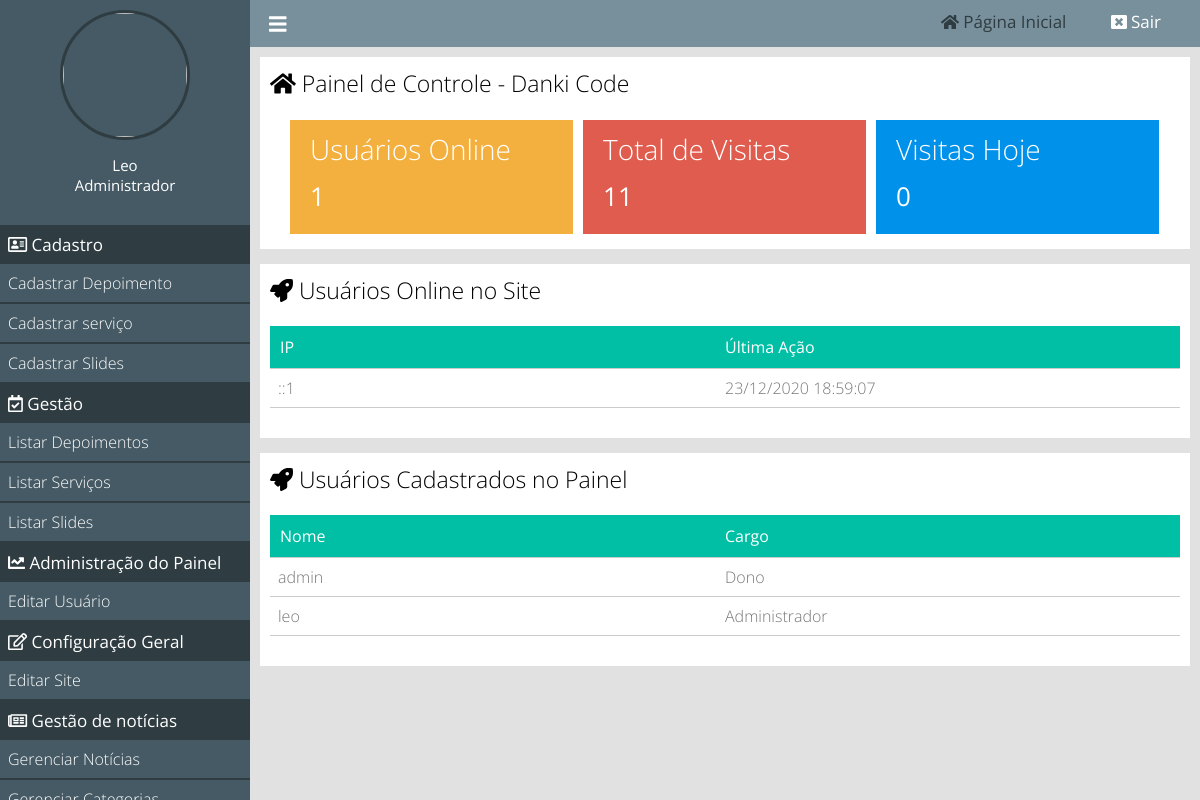
/painel/index.php (signed in), run on the app's committed database.
### classes/MySql.php (called while the page is built)
<?php
    class MySql{
        private static $pdo;
        public static function conectar(){
            if(self::$pdo == null){
				try{
				self::$pdo = new PDO('mysql:host='.HOST.';dbname='.DATABASE,USER,PASSWORD,array(PDO::MYSQL_ATTR_INIT_COMMAND => "SET NAMES utf8"));
				self::$pdo->setAttribute(PDO::ATTR_ERRMODE,PDO::ERRMODE_EXCEPTION);
				}catch(Exception $e){
					echo '<h2>Erro ao conectar</h2>';
				}
			}
			return self::$pdo;
        }
    }

### painel/pages/home.php (the view, shortened to what this page needs)
<?php
    $usuariosOnline = Painel::listarUsuariosOnline();
    $pegarVisitasTotais = MySql::conectar()->prepare("SELECT * FROM `tb_admin.visitas`");
    $pegarVisitasTotais->execute();
    $pegarVisitasTotais = $pegarVisitasTotais->rowCount();
    $pegarVisitasHoje = MySql::conectar()->prepare("SELECT * FROM `tb_admin.visitas` WHERE dia = ?");
    $pegarVisitasHoje->execute(array(date('Y-m-d')));
    $pegarVisitasHoje = $pegarVisitasHoje->rowCount();
?>
<div class="box__content w100">
    <h2><i class="fas fa-home"></i> Painel de Controle - <?php echo NOME_EMPRESA ?></h2>
    <div class="box__metricas">
        <div class="box__metricas__single">
            <div class="box__metricas__wraper">
                <h2>Usuários Online</h2>
                <p><?php echo count($usuariosOnline); ?></p>
            </div>
        </div>
        <div class="box__metricas__single">
            <div class="box__metricas__wraper">
                <h2>Total de Visitas</h2>
                <p><?php echo $pegarVisitasTotais?></p>
            </div>
        </div>
        <div class="box__metricas__single">
            <div class="box__metricas__wraper">
                <h2>Visitas Hoje</h2>
                <p><?php echo $pegarVisitasHoje?></p>
            </div>
        </div>
    </div>
</div>
<div class="box__content w100">
    <h2><i class="fas fa-rocket"></i> Usuários Online no Site</h2>
    <div class="table__responsive">
        <div class="row">
            <div class="col">
                <span>IP</span>
            </div>
            <div class="col">
                <span>Última Ação</span>
            </div>
        </div>
        <?php
            foreach ($usuariosOnline as $key => $value) {
        ?>
        <div class="row">
            <div class="col">
                <span><?php echo $value['ip'] ?></span>
            </div>
            <div class="col">
                <span><?php echo date('d/m/Y H:i:s',strtotime($value['ultima_acao'])) ?></span>
            </div>
        </div>
        <?php
            }
        ?>
    </div>
</div>
<div class="box__content w100">
    <h2><i class="fas fa-rocket"></i> Usuários Cadastrados no Painel</h2>
    <div class="table__responsive">
        <div class="row">
            <div class="col">
                <span>Nome</span>
            </div>
            <div class="col">
                <span>Cargo</span>
            </div>
        </div>
        <?php
            $usuariosPainel=MySql::conectar()->prepare("SELECT * FROM `tb_admin.usuarios`");
            $usuariosPainel->execute();
            $usuariosPainel = $usuariosPainel->fetchall();
            foreach ($usuariosPainel as $key => $value) {
        ?>
        <div class="row">
            <div class="col">
                <span><?php echo $value['user'] ?></span>
            </div>
            <div class="col">
                <span><?php echo pegaCargo($value['cargo']); ?></span>
            </div>
        </div>
        <?php
            }
        ?>
    </div>
</div>

### painel/css/style.css (style rules this page uses)
* { margin: 0; padding: 0; box-sizing: border-box; font-family: 'Open Sans'; }
html,body { height: 100%; background-color: rgb(225,225,225); }
body { overflow-x: hidden; }
.w100 { width: 100%; }
.box__content { padding: 10px; margin-bottom: 15px; background-color: white; }
.box__content h2 { font-weight: 300; font-size: 23px; }
.box__metricas { margin-top:16px; padding:0 15px; }
.box__metricas__single { float: left; position: relative; width: 33.3%; background: #F4B03E; border: 5px solid white; }
.box__metricas .box__metricas__single:nth-of-type(2) { background: #E05C4E; }
.box__metricas .box__metricas__single:nth-of-type(3) { background: #0091ea; }
.box__metricas__wraper { padding: 10px 20px; text-align: left; color: white; }
.box__metricas__wraper h2 { font-size: 28px; }
.box__metricas__wraper p { padding: 10px 0; font-size: 26px; }
.table__responsive { margin:20px auto; font-weight: 300; }
.table__responsive .row:nth-of-type(1) { font-weight: normal; background: #00bfa5; padding: 10px; color: white; }
.table__responsive .row { color: #777; padding: 8px; border-bottom: 1px solid #ccc; }
.col { float: left; width: 50%; }

### data on the page
tb_admin.online: ip "::1", ultima_acao "23/12/2020 18:59:07"
tb_admin.usuarios: user "admin", cargo "Dono"
tb_admin.usuarios: user "leo", cargo "Administrador"

### other printed values
$_SESSION['nome'] "Leo"
pegaCargo($_SESSION['cargo']) "Administrador"
NOME_EMPRESA "Danki Code"
count($usuariosOnline) "1"
$pegarVisitasTotais "11"
$pegarVisitasHoje "0"
